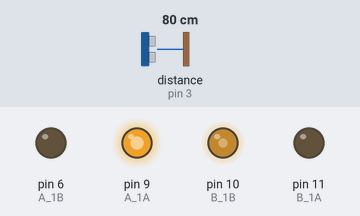
The sketch below on a simulated Arduino Uno, built with avr-gcc and run on an emulated ATmega328P. Shown: output pins drawn as LEDs (lit = HIGH). Wiring (inferred from the names in the program): ultrasonic range finder: trigger pin 4; echo pin 3. The test bench sets the inputs (shaded band); at power-on: distance to the obstacle (sensor on pin 3) 80 cm. The echo pulse lasts 58.3 µs per cm; pins used as bus, display or sensor lines are not drawn.

Above: at 1.2 s.
1.3 s: distance to the obstacle (sensor on pin 3) set to 4 cm
At 2.5 s:
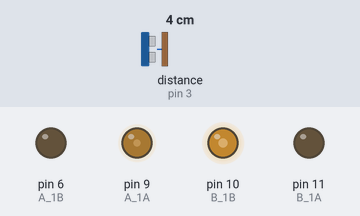
4.3 s: distance to the obstacle (sensor on pin 3) set to 18 cm
At 5.7 s:
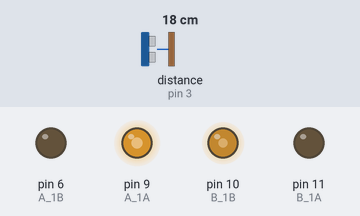
7.3 s: distance to the obstacle (sensor on pin 3) set to 35 cm
Timing chart, 0 to 10.3 s (numbered marks = the images above; inputs shaded):
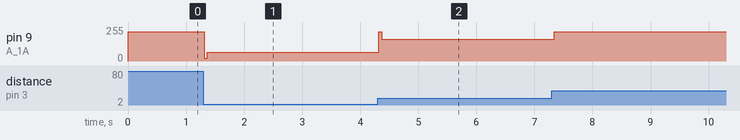

Measured:
- after the input at 1.3 s, pin 9 (A_1A): 220/255 → 67/255 at once, → 66/255 0.45 s later, → 65/255 2.4 s later
- after the input at 4.3 s, pin 9 (A_1A): 65/255 → 163/255 at once, → 164/255 1.9 s later

The sketch:

sketch_oct15a.ino
```cpp
#include <PID_v1.h> //Remember that to use the library inside the documents ->"create a folder called (library)" -> insert the library you want to use in your arduino
//We use the library
// Ultrasonic (front and left)
const int ECHO_PIN = 3;
const int TRIG_PIN = 4;

// Motors: A = right, B = left
const int A_1A = 9;    // RIGHT fwd (PWM)
const int A_1B = 6;    // RIGHT rev
const int B_1A = 11;   // LEFT  rev
const int B_1B = 10;   // LEFT  fwd (PWM)

// PID
double Setpoint = 12.0;      // cm
double Input = 0, Output = 0;
double Kp = 7, Ki = 0.05, Kd = 8;   //CHANGE THE VALUES HERE
PID myPID(&Input, &Output, &Setpoint, Kp, Ki, Kd, REVERSE);

// Speed policy
const int baseSpeed = 120;   // left motor constant speed
const int maxAdjust = 100;   // right motor adjustment range

void setup() {
  pinMode(TRIG_PIN, OUTPUT);
  pinMode(ECHO_PIN, INPUT);
  pinMode(A_1A, OUTPUT); pinMode(A_1B, OUTPUT);
  pinMode(B_1A, OUTPUT); pinMode(B_1B, OUTPUT);

  myPID.SetSampleTime(50);
  myPID.SetOutputLimits(-maxAdjust, maxAdjust); //here is between -100 to 100
  myPID.SetMode(AUTOMATIC);

  // left motor constant forward
  analogWrite(B_1A, 0);
  analogWrite(B_1B, baseSpeed);
}

void loop() {
  //This is for the ultrasonic reading
  digitalWrite(TRIG_PIN, LOW);
  delayMicroseconds(2);
  digitalWrite(TRIG_PIN, HIGH);
  delayMicroseconds(10);
  digitalWrite(TRIG_PIN, LOW);
  unsigned long us = pulseIn(ECHO_PIN, HIGH, 30000UL);
  if (us == 0) {
    // bad read: go straight at base speed this cycle
    analogWrite(A_1B, 0);
    analogWrite(A_1A, baseSpeed);
    analogWrite(B_1A, 0);
    analogWrite(B_1B, baseSpeed);
    delay(50);
    return;
  }

  double cm = us / 58.0;

  if (cm < 3 || cm > 300) {
    analogWrite(A_1B, 0);
    analogWrite(A_1A, baseSpeed);
    analogWrite(B_1A, 0);
    analogWrite(B_1B, baseSpeed);
    delay(50);
    return;
  }

  Input = cm;

  //PID & apply to RIGHT motor only
  myPID.Compute();
  int rightPWM = baseSpeed + (int)Output;
  if (rightPWM < 0) rightPWM = 0;
  if (rightPWM > 255) rightPWM = 255;

  analogWrite(A_1B, 0);
  analogWrite(A_1A, rightPWM);

  //keep left motor at base
  analogWrite(B_1A, 0);
  analogWrite(B_1B, baseSpeed);
}
```
